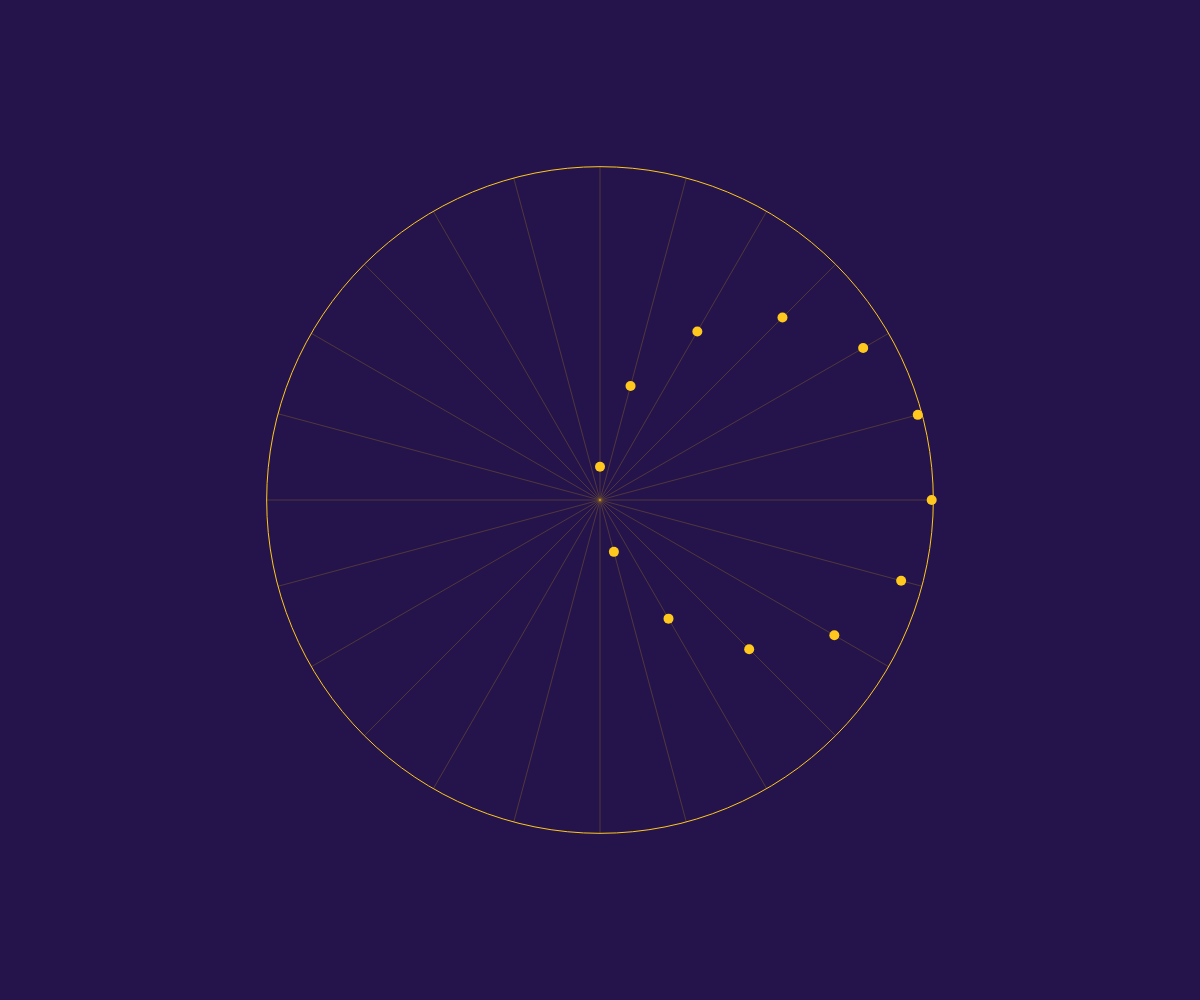
Frame 1 (no input)
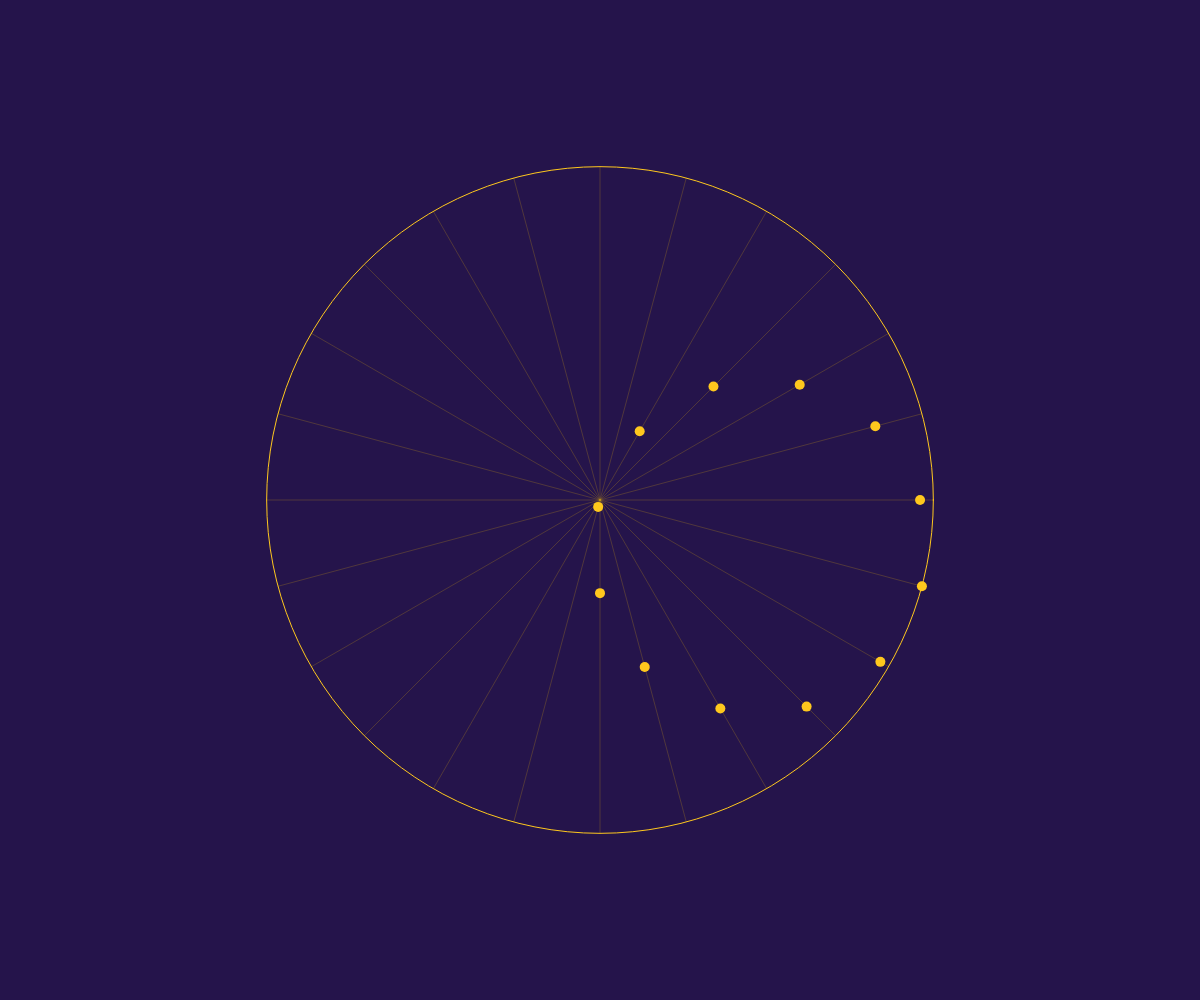
Frame 60 (no input)
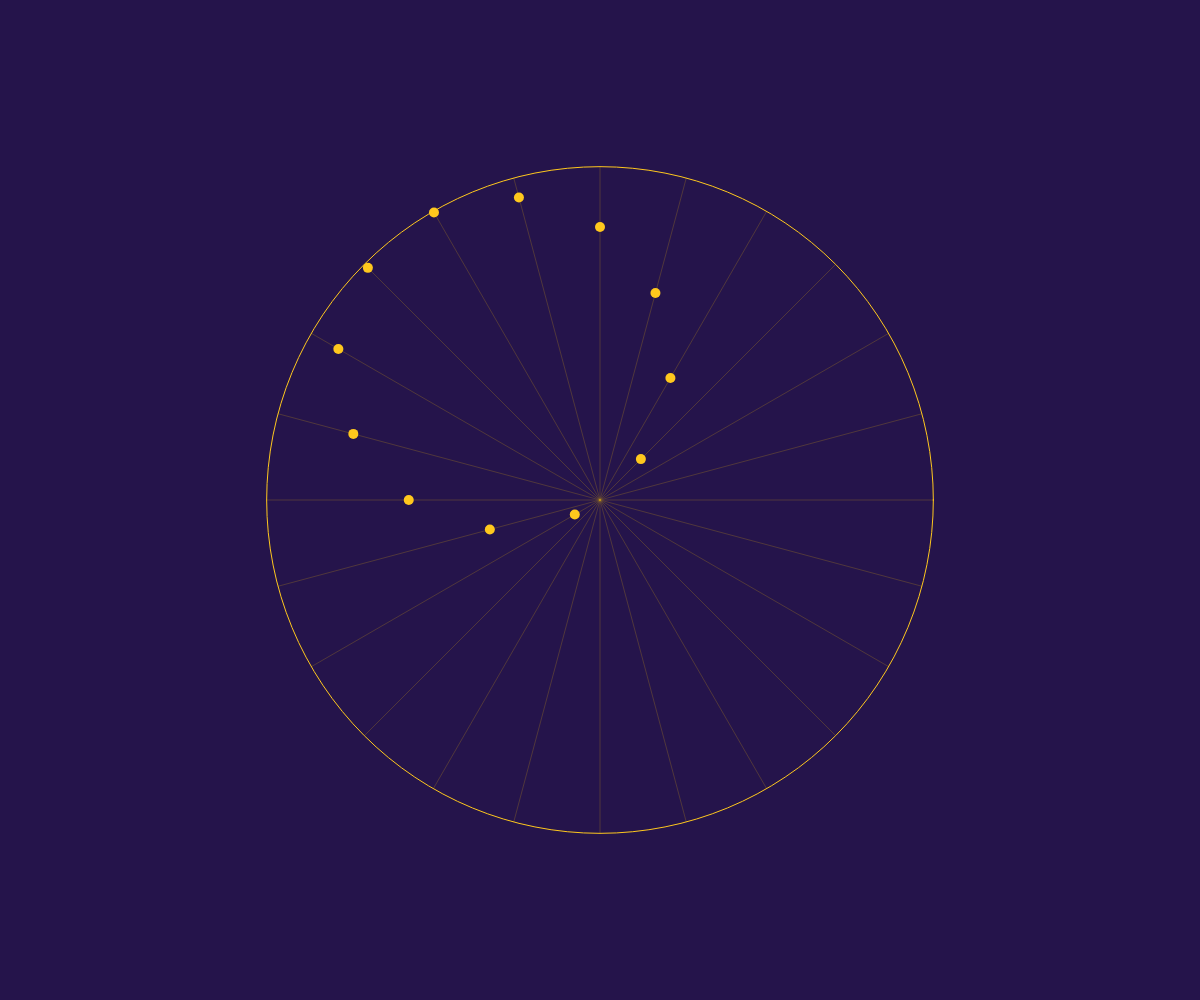
Frame 120 (the mouse pressed at the canvas centre since frame 60)

The p5.js sketch that drew these frames (run headless with seeded random() and noise() and a simulated clock; from frame 60 on, the mouse is pressed at the canvas centre):

// p5.js sketch
// ── sketch.js
var bg;
var balls = [];
var r;
var c;
var n = 12;


function setup() {
  createCanvas(windowWidth, windowHeight);
  bg = color(37, 20, 75);
  r = min(width, height) / 3;
  c = color(255, 200, 30);

  for(var theta = 0; theta < PI; theta += PI/n) {
    print(degrees(theta));
    balls.push(new Ball(r, c, theta, theta));
  }
}


function draw() {
  background(bg);
  translate(width/2, height/2);
  noFill();
  stroke(c);
  ellipse(0, 0, 2 * r);
  for(var i = 0; i < balls.length; i++) {
    balls[i].move();
    balls[i].show();
  }
}


function Ball(r, c, theta, phi) {
  this.r = r;
  this.color = c;
  this.theta = theta;
  this.phi = phi;
  this.x = 0;
  this.y = 0;
  this.f = 1/50;

  this.move = function() {
    this.f = 1/map(mouseX, 0, width, 10, 100);
    var r = this.r * cos(this.f * frameCount + this.phi);
    this.x = r * cos(this.theta);
    this.y = r * sin(this.theta);
  }

  this.show = function() {
    noStroke();
    fill(this.color);
    ellipse(this.x, this.y, 10);

    var x = this.r * cos(this.theta);
    var y = this.r * sin(this.theta);

    stroke(255, 200, 0, 50);
    line(-x, -y, x, y);
  }
}
